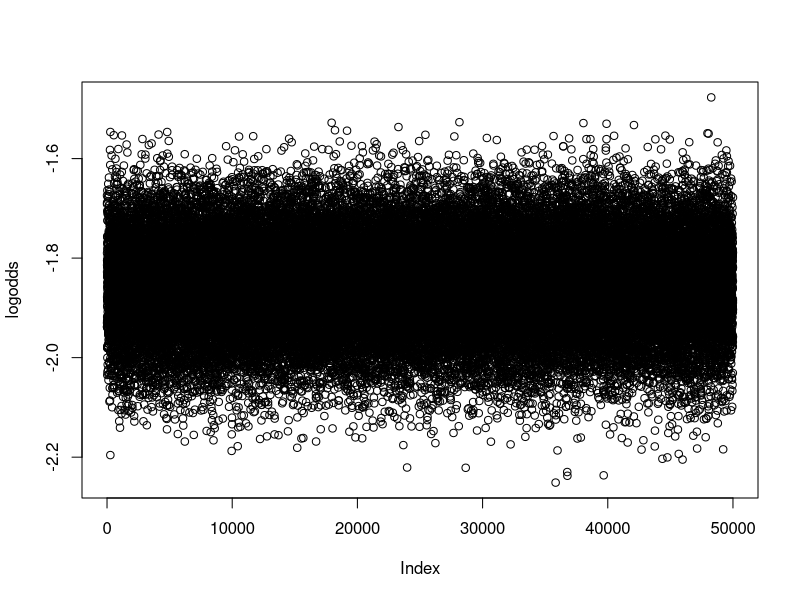
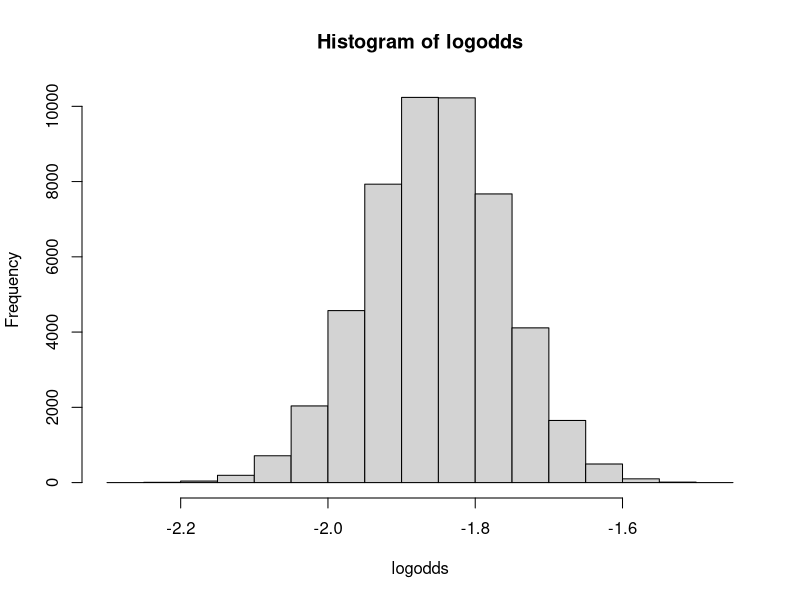

Source code (R) for these figures, in order: (Note: this script raises an error after producing the figures.)
a <- 1
b <- 1
theta <- rbeta(1,a,b)
n <- 1000
y <- rbinom(1, size=n, p=theta)
a1 <- a + y
b1 <- n - y + b
sim <- rbeta(n=50000, shape1=a1, shape2=b1) 
logodds <- log(sim/(1-sim))
plot(logodds)
hist(logodds)

summary(iris)
formula <- Petal.Length ~ 1 + Petal.Width
output <- inla(formula, 
               family = "gaussian", 
               data = iris)
output$summary.fixed
output$summary.hyperpar
names(output$marginals.fixed)
beta1_post <-output$marginals.fixed[[2]]
marg <- inla.smarginal(beta1_post)
q <-inla.qmarginal(0.05,beta1_post)

plot(marg,t="l",
     ylab="",xlab="", 
     main=expression(paste("p(",beta[1], "| y)")))
polygon(c(marg$x[marg$x <= q ], q),
          c(marg$y[marg$x <= q ], 0),
          col = "slateblue1", border = 1)

inla.pmarginal(q,beta1_post)
d <-inla.dmarginal(q,beta1_post)

prec_post <-output$marginals.hyperpar[[1]]

